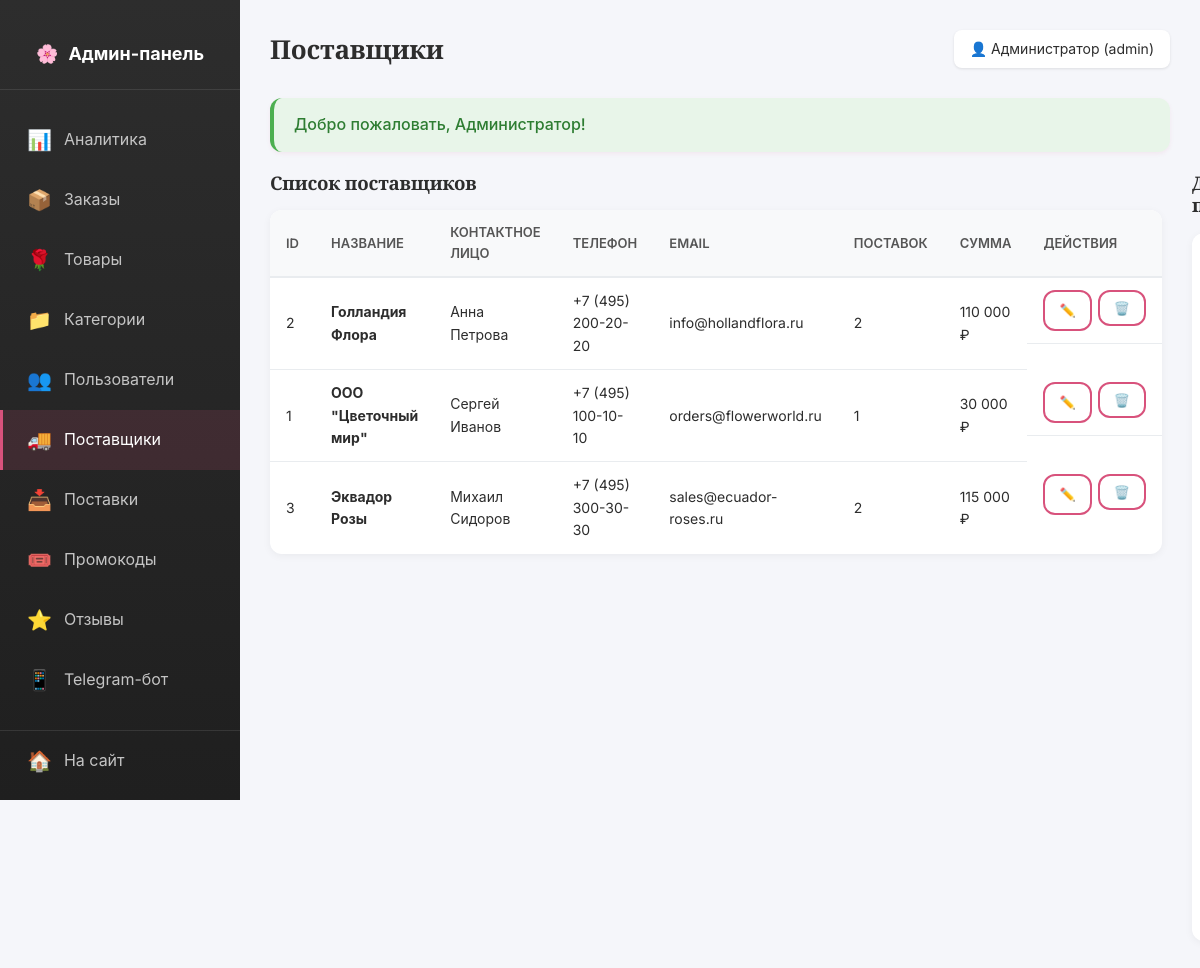
Screenshot of /admin/suppliers.php (signed in) with the database file from the repository.
### tables this page shows
CREATE TABLE `users` (
  `id` INT(11) NOT NULL AUTO_INCREMENT,
  `name` VARCHAR(100) NOT NULL COMMENT 'Имя пользователя',
  `email` VARCHAR(100) NOT NULL UNIQUE COMMENT 'Email (логин)',
  `phone` VARCHAR(20) DEFAULT NULL COMMENT 'Телефон',
  `password_hash` VARCHAR(255) NOT NULL COMMENT 'Хеш пароля',
  `role` ENUM('admin','manager','client') NOT NULL DEFAULT 'client' COMMENT 'Роль пользователя',
  `created_at` TIMESTAMP NOT NULL DEFAULT CURRENT_TIMESTAMP,
  PRIMARY KEY (`id`),
  KEY `idx_email` (`email`),
  KEY `idx_role` (`role`)
);

CREATE TABLE `suppliers` (
  `id` INT(11) NOT NULL AUTO_INCREMENT,
  `name` VARCHAR(200) NOT NULL COMMENT 'Название поставщика',
  `contact_person` VARCHAR(100) DEFAULT NULL COMMENT 'Контактное лицо',
  `phone` VARCHAR(20) DEFAULT NULL,
  `email` VARCHAR(100) DEFAULT NULL,
  `address` VARCHAR(500) DEFAULT NULL,
  PRIMARY KEY (`id`)
);

### includes/functions.php (called while the page is built, shortened)
<?php
function e(string $string): string
{
    return htmlspecialchars($string ?? '', ENT_QUOTES | ENT_HTML5, 'UTF-8');
}
function isLoggedIn(): bool
{
    return !empty($_SESSION['user_id']);
}
function currentUserId(): ?int
{
    return $_SESSION['user_id'] ?? null;
}
function currentUser(): ?array
{
    static $user = null;
    if ($user === null) {
        $user = db()->fetchOne(
            "SELECT * FROM users WHERE id = ?",
            [currentUserId()]
        );
    }
    return $user;
}
function isAdmin(): bool
{
    $user = currentUser();
    return $user && in_array($user['role'], ['admin', 'manager']);
}
function requireAdmin(): void
{
    if (!isAdmin()) {
        header('Location: /login.php');
        exit;
    }
}
function getFlash(string $type): ?string
{
    if (isset($_SESSION['flash'][$type])) {
        $msg = $_SESSION['flash'][$type];
        return $msg;
    }
    return null;
}
function formatPrice($price): string
{
    return number_format((float)$price, 0, '.', ' ') . ' ₽';
}

### includes/db.php (called while the page is built, shortened)
<?php
class Database
{
    private static ?Database $instance = null;
    private PDO $pdo;
    private function __construct()
    {
        try {
            $dsn = 'mysql:host=' . DB_HOST . ';dbname=' . DB_NAME . ';charset=' . DB_CHARSET;
            $options = [
                PDO::ATTR_ERRMODE => PDO::ERRMODE_EXCEPTION,
                PDO::ATTR_DEFAULT_FETCH_MODE => PDO::FETCH_ASSOC,
                PDO::ATTR_EMULATE_PREPARES => false,
                PDO::MYSQL_ATTR_INIT_COMMAND => "SET NAMES utf8mb4 COLLATE utf8mb4_unicode_ci"
            ];
            $this->pdo = new PDO($dsn, DB_USER, DB_PASS, $options);
        } catch (PDOException $e) {
            if (DEBUG_MODE) {
                die('Ошибка подключения к БД: ' . $e->getMessage());
            } else {
                die('Ошибка подключения к базе данных. Обратитесь к администратору.');
            }
        }
    }
    public static function getInstance(): Database
    {
        if (self::$instance === null) {
            self::$instance = new self();
        }
        return self::$instance;
    }
    public function query(string $sql, array $params = []): PDOStatement
    {
        try {
            $stmt = $this->pdo->prepare($sql);
            $stmt->execute($params);
            return $stmt;
        } catch (PDOException $e) {
            if (DEBUG_MODE) {
                die('Ошибка SQL: ' . $e->getMessage() . '<br>SQL: ' . $sql);
            } else {
                die('Произошла ошибка при работе с базой данных.');
            }
        }
    }
    public function fetchOne(string $sql, array $params = []): ?array
    {
        $stmt = $this->query($sql, $params);
        $result = $stmt->fetch();
        return $result ?: null;
    }
    public function fetchAll(string $sql, array $params = []): array
    {
        return $this->query($sql, $params)->fetchAll();
    }
}
function db(): Database
{
    return Database::getInstance();
}

### admin/suppliers.php (the view, shortened to what this page needs)
<?php
require_once __DIR__ . '/../includes/db.php';
require_once __DIR__ . '/../includes/functions.php';
$pageTitle = 'Поставщики';
$suppliers = db()->fetchAll(
    "SELECT s.*,
            (SELECT COUNT(*) FROM deliveries WHERE supplier_id = s.id) AS deliveries_count,
            (SELECT COALESCE(SUM(cost), 0) FROM deliveries WHERE supplier_id = s.id) AS total_cost
     FROM suppliers s
     ORDER BY s.name"
);
$editId = (int)($_GET['edit'] ?? 0);
$editSupplier = $editId ? db()->fetchOne("SELECT * FROM suppliers WHERE id = ?", [$editId]) : null;
include __DIR__ . '/_header.php';
?>
<div style="display: grid; grid-template-columns: 1.5fr 1fr; gap: 30px;">
    <div>
        <h3 class="mb-2">Список поставщиков</h3>
        <table class="admin-table">
            <thead>
                <tr>
                    <th>ID</th>
                    <th>Название</th>
                    <th>Контактное лицо</th>
                    <th>Телефон</th>
                    <th>Email</th>
                    <th>Поставок</th>
                    <th>Сумма</th>
                    <th>Действия</th>
                </tr>
            </thead>
            <tbody>
            <?php if (empty($suppliers)): ?>
                <tr><td colspan="8" class="text-center" style="padding: 30px;">Нет поставщиков</td></tr>
            <?php else: ?>
                <?php foreach ($suppliers as $s): ?>
                    <tr>
                        <td><?= $s['id'] ?></td>
                        <td><strong><?= e($s['name']) ?></strong></td>
                        <td><?= e($s['contact_person'] ?: '—') ?></td>
                        <td><?= e($s['phone'] ?: '—') ?></td>
                        <td><?= e($s['email'] ?: '—') ?></td>
                        <td><?= $s['deliveries_count'] ?></td>
                        <td><?= formatPrice($s['total_cost']) ?></td>
                        <td class="admin-table__actions">
                            <a href="?edit=<?= $s['id'] ?>" class="btn btn--outline btn--small">✏️</a>
                            <form method="POST" style="display: inline;">
                                <button type="submit" class="btn btn--outline btn--small" data-confirm="Удалить поставщика?">🗑️</button>
                            </form>
                        </td>
                    </tr>
                <?php endforeach; ?>
            <?php endif; ?>
            </tbody>
        </table>
    </div>
    <div>
        <h3 class="mb-2"><?= $editSupplier ? 'Редактирование' : 'Добавить поставщика' ?></h3>
        <form method="POST" class="admin-form" data-validate>
        </form>
    </div>
</div>
<?php include __DIR__ . '/_footer.php'; ?>

### admin/_header.php (shortened to what this page needs)
<?php
requireAdmin();
$user = currentUser();
$currentPage = basename($_SERVER['PHP_SELF'], '.php');
?>
<!DOCTYPE html>
<html lang="ru">
<head>
    <link rel="stylesheet" href="/assets/css/style.css">
    <link rel="stylesheet" href="/assets/css/admin.css">
</head>
<body>
<div class="admin-layout">
    <aside class="admin-sidebar">
        <div class="admin-sidebar__logo">
            <a href="/admin/">
                🌸 <span>Админ-панель</span>
            </a>
        </div>
        <ul class="admin-menu">
            <li>
                <a href="/admin/" class="admin-menu__item <?= $currentPage === 'index' ? 'active' : '' ?>">
                    <span class="admin-menu__icon">📊</span>
                    <span>Аналитика</span>
                </a>
            </li>
            <li>
                <a href="/admin/orders.php" class="admin-menu__item <?= $currentPage === 'orders' ? 'active' : '' ?>">
                    <span class="admin-menu__icon">📦</span>
                    <span>Заказы</span>
                </a>
            </li>
            <li>
                <a href="/admin/products.php" class="admin-menu__item <?= in_array($currentPage, ['products', 'product_edit']) ? 'active' : '' ?>">
                    <span class="admin-menu__icon">🌹</span>
                    <span>Товары</span>
                </a>
            </li>
            <li>
                <a href="/admin/categories.php" class="admin-menu__item <?= $currentPage === 'categories' ? 'active' : '' ?>">
                    <span class="admin-menu__icon">📁</span>
                    <span>Категории</span>
                </a>
            </li>
            <li>
                <a href="/admin/users.php" class="admin-menu__item <?= $currentPage === 'users' ? 'active' : '' ?>">
                    <span class="admin-menu__icon">👥</span>
                    <span>Пользователи</span>
                </a>
            </li>
            <li>
                <a href="/admin/suppliers.php" class="admin-menu__item <?= in_array($currentPage, ['suppliers', 'deliveries']) ? 'active' : '' ?>">
                    <span class="admin-menu__icon">🚚</span>
                    <span>Поставщики</span>
                </a>
            </li>
            <li>
                <a href="/admin/deliveries.php" class="admin-menu__item <?= $currentPage === 'deliveries' ? 'active' : '' ?>">
                    <span class="admin-menu__icon">📥</span>
                    <span>Поставки</span>
                </a>
            </li>
            <li>
                <a href="/admin/promocodes.php" class="admin-menu__item <?= $currentPage === 'promocodes' ? 'active' : '' ?>">
                    <span class="admin-menu__icon">🎟️</span>
                    <span>Промокоды</span>
                </a>
            </li>
            <li>
                <a href="/admin/reviews.php" class="admin-menu__item <?= $currentPage === 'reviews' ? 'active' : '' ?>">
                    <span class="admin-menu__icon">⭐</span>
                    <span>Отзывы</span>
                </a>
            </li>
            <li>
                <a href="/admin/telegram.php" class="admin-menu__item <?= $currentPage === 'telegram' ? 'active' : '' ?>">
                    <span class="admin-menu__icon">📱</span>
                    <span>Telegram-бот</span>
                </a>
            </li>
            <li style="border-top: 1px solid rgba(255,255,255,0.1); margin-top: 20px;">
                <a href="/" class="admin-menu__item">
                    <span class="admin-menu__icon">🏠</span>
                    <span>На сайт</span>
                </a>
            </li>
            <li>
                <a href="/logout.php" class="admin-menu__item">
                </a>
            </li>
        </ul>
    </aside>
    <main class="admin-content">
        <div class="admin-header">
            <h1 class="admin-header__title"><?= isset($pageTitle) ? e($pageTitle) : 'Админ-панель' ?></h1>
            <div class="admin-header__user">
                👤 <?= e($user['name']) ?> (<?= e($user['role']) ?>)
            </div>
        </div>
        <?php if ($flash = getFlash('success')): ?>
            <div class="flash flash--success"><?= e($flash) ?></div>
        <?php endif; ?>

### assets/css/style.css (style rules this page uses)
:root { --color-primary: #d8527c; --color-primary-dark: #b03d63; --color-primary-light: #f7d6e2; --color-secondary: #6b8e6e; --color-secondary-dark: #4f6e52; --color-accent: #f4a8c4; --color-bg: #fdf8f5; --color-bg-alt: #faf0eb; --color-text: #2d2d2d; --color-text-muted: #6b6b6b; --color-border: #e8d5d0; --color-white: #ffffff; --color-success: #4caf50; --color-error: #f44336; --color-warning: #ff9800; --shadow-sm: 0 2px 4px rgba(216, 82, 124, 0.08); --shadow-md: 0 4px 12px rgba(216, 82, 124, 0.12); --shadow-lg: 0 8px 24px rgba(216, 82, 124, 0.16); --shadow-xl: 0 16px 48px rgba(216, 82, 124, 0.20); --radius-sm: 6px; --radius-md: 12px; --radius-lg: 20px; --transition: all 0.25s cubic-bezier(0.4, 0, 0.2, 1); --transition-slow: all 0.4s cubic-bezier(0.4, 0, 0.2, 1); --font-heading: 'Playfair Display', Georgia, serif; --font-body: 'Inter', -apple-system, BlinkMacSystemFont, 'Segoe UI', sans-serif; --font-accent: 'Caveat', cursive; }
*, *::before, *::after { box-sizing: border-box; margin: 0; padding: 0; }
html { scroll-behavior: smooth; }
body { font-family: var(--font-body); color: var(--color-text); background: var(--color-bg); line-height: 1.6; min-height: 100vh; display: flex; flex-direction: column; -webkit-font-smoothing: antialiased; -moz-osx-font-smoothing: grayscale; }
h1, h2, h3, h4, h5, h6 { font-family: var(--font-heading); font-weight: 700; letter-spacing: -0.01em; line-height: 1.2; }
a { color: var(--color-primary); text-decoration: none; transition: var(--transition); }
button { cursor: pointer; font-family: inherit; }
.flash { margin: 20px auto; padding: 14px 20px; border-radius: var(--radius-md); font-weight: 500; }
.flash--success { background: #e8f5e9; color: #2e7d32; border-left: 4px solid var(--color-success); }
.btn { display: inline-flex; align-items: center; justify-content: center; gap: 8px; padding: 12px 24px; border-radius: var(--radius-md); border: none; font-size: 15px; font-weight: 600; cursor: pointer; transition: var(--transition); text-align: center; }
.btn--outline { background: transparent; color: var(--color-primary); border: 2px solid var(--color-primary); }
.btn--small { padding: 8px 14px; font-size: 13px; }
.mb-2 { margin-bottom: 16px; }
.btn { position: relative; overflow: hidden; font-family: var(--font-body); font-weight: 600; letter-spacing: 0.01em; transition: var(--transition); isolation: isolate; }
.btn::before { content: ''; position: absolute; inset: 0; background: linear-gradient(120deg, transparent, rgba(255,255,255,0.3), transparent); transform: translateX(-100%); transition: transform 0.6s; z-index: -1; }
.flash { animation: slideInTop 0.4s ease-out; border-radius: var(--radius-md); box-shadow: var(--shadow-sm); }

### rows the page displays
users: name "Администратор", role "admin"
suppliers: id "2", name "Голландия Флора", contact_person "Анна Петрова", phone "+7 (495) 200-20-20", email "info@hollandflora.ru", deliveries_count "2", total_cost "110 000 ₽"
suppliers: id "1", name "ООО \"Цветочный мир\"", contact_person "Сергей Иванов", phone "+7 (495) 100-10-10", email "orders@flowerworld.ru", deliveries_count "1", total_cost "30 000 ₽"
suppliers: id "3", name "Эквадор Розы", contact_person "Михаил Сидоров", phone "+7 (495) 300-30-30", email "sales@ecuador-roses.ru", deliveries_count "2", total_cost "115 000 ₽"

### other values shown
$pageTitle "Поставщики"
$flash "Добро пожаловать, Администратор!"
